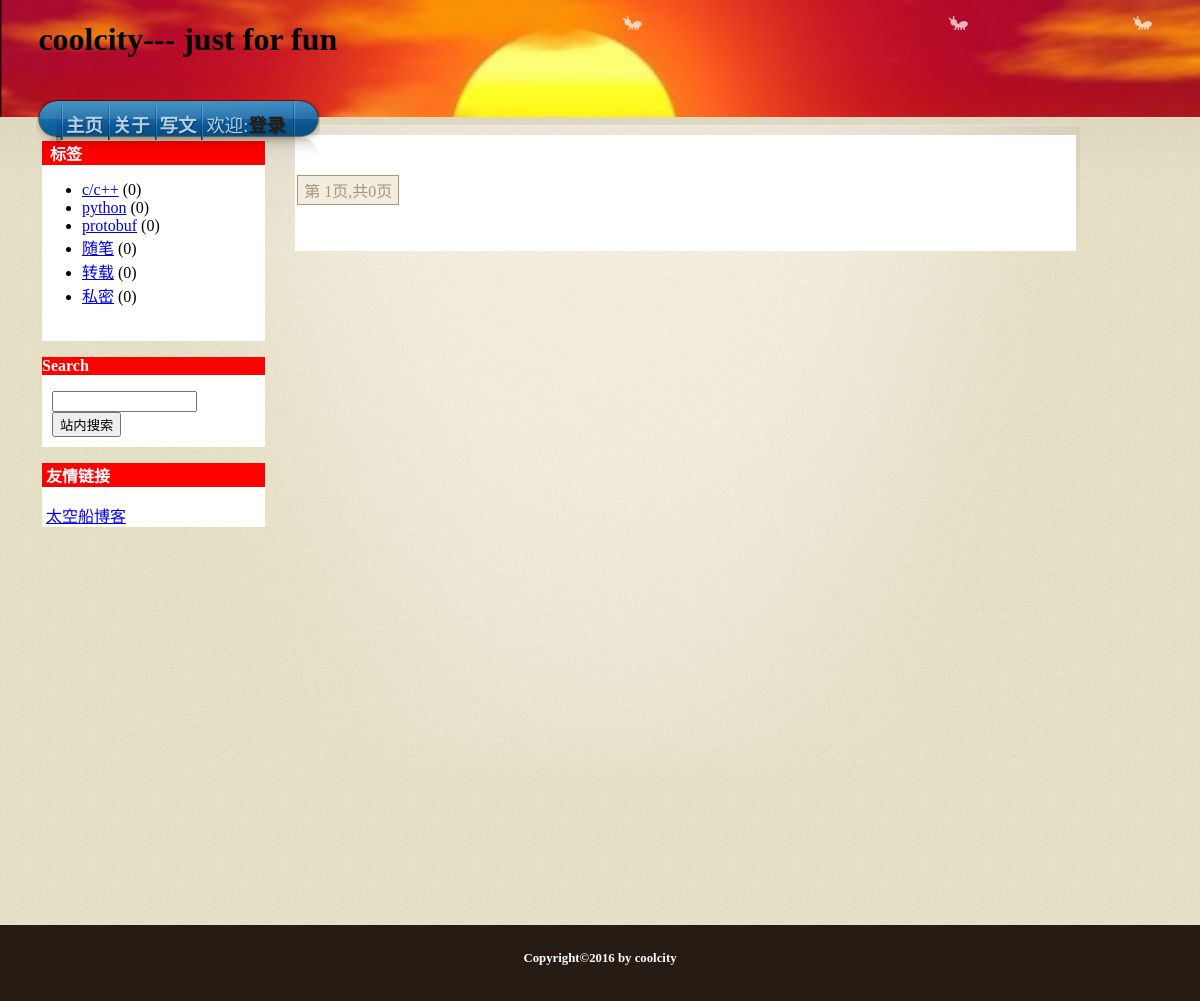
The app's page /CIblog/blog with its own data.
### tables this page shows
create table if not exists tags
(
	id int(11) auto_increment primary key,
	tagname varchar(40) not null
)default charset=utf8;

### CIblog/application/controllers/Blog.php (called while the page is built, shortened)
<?php
class Blog extends CI_Controller {
    public function __construct()
    {
        $this->load->helper('url_helper');
        $this->load->helper('url');
    }
    public function home($page =1)
    {
        $this->load->view('templates/header');
	    $this->articlepages_withcondition(0, $page);
        $this->load->view('templates/footer');
    }
    private function articlepages_withcondition($tagid = 0, $nextpag = 1)
    {
        $this->load->model('news_model');
        $perpage = 10;
        $param = $this->set_param();
        $param["tagid"] = $tagid;
        $param["nextpag"] = $nextpag;
        $param["per"] = $perpage;
        if (empty($_POST["sum"]))
        {
            $rowres = $this->news_model->get_brief_num($tagid, $param["uid"], $param["keyword"]);
            $allsum= $rowres["couid"];
            $data["allpage"] = ceil($allsum/$perpage);
        }
        else
        {
            $data["allpage"] = $_POST["sum"];
        }
        $data['curtag'] = $tagid;
        $data['news'] = $this->news_model->condition_paging($param);
        arsort($data['news']);
        $data["curpage"] = $nextpag;
        $maxid = 0;
        $minid = 0xFFFFFFFF;
        $data["maxid"] = $maxid;
        $data["minid"] = $minid;
        $data["keyword"] = $param["keyword"];
        $this->load->view('templates/main-head');
        $this->LoadLeft($param["keyword"]);
        $this->load->view('pages/artcle_page', $data);
        $this->load->view('templates/main-end');
    }
    private function set_param()
    {
        if (!isset($_SESSION['username']))
        {
            $param["uid"] = "";
        }
        else
        {
            $param["uid"] = $_SESSION['username'];
        }
        if (empty($_POST["maxid"]))
        {
            $maxid = 0;
        }
        else
        {
           $maxid = $_POST["maxid"];
        }
        if (empty($_POST["minid"]))
        {
            $minid = 0;
        }
        else
        {
           $minid = $_POST["minid"];
        }
        if (empty($_POST["lastpage"]))
        {
            $lastpage = 1;
        }
        else
        {
           $lastpage = $_POST["lastpage"];
        }
        if (empty($_POST["keyword"]))
        {
            $keyword = "";
        }
        else
        {
           $keyword = $_POST["keyword"];
        }
        $param["maxid"] = $maxid;
        $param["minid"] = $minid;
        $param["lastpage"] = $lastpage;
        $param["keyword"] = $keyword;
        return $param;
    }
    public function LoadLeft($keyword = "")
    {
        if (!isset($_SESSION['username']))
        {
            $param["uid"] = "";
        }
        else
        {
            $param["uid"] = $_SESSION['username'];
        }
        $data['tags'] = $this->news_model->get_tags($param);
	$data['keyword'] = $keyword;
        $this->load->view('templates/left',$data);
    }
}
?>

### CIblog/index.php (called while the page is built, shortened)
<?php
require_once BASEPATH.'core/CodeIgniter.php';

### CIblog/application/models/News_model.php (called while the page is built, shortened)
<?php
class News_model extends CI_Model {
    public function get_tags($param)
    {
        $userid = $param["uid"];
        $secret_id = $this->get_secret_tag();
        $sql = 'select A.*, count(B.id) as num from tags as A left join articles as B on A.id = B.tagid where IF(`userid` ="'.$userid.'", 1 , ( isnull(tagid) or tagid != '.$secret_id.')) and (isnull(isdel) or isdel=0) group by A.id';
        $query = $this->db->query($sql);
        return $query->result_array();
    }
    public function get_secret_tag()
    {
        $query = $this->db->get_where('tags', array('tagname' => "私密"));
        $secret_id = 0;
        $tags =  $query->result_array();
        if (count($tags))
        {
            $secret_id = $tags[0]["id"];
        }
        return $secret_id;
    }
}
?>

### CIblog/application/views/templates/left.php (the view, shortened to what this page needs)
<div class="main-left">
    <div class="left-tag">
        <p>&nbsp 标签</p>
        <ul>
         <?php foreach ($tags as $tag_item): ?>
            <li> <a href="<?php echo site_url('blog/tag/'.$tag_item['id']); ?>"> <?php echo $tag_item["tagname"] ?></a> (<?php echo $tag_item['num'] ?>)</li>
             <?php endforeach; ?>
        </ul>
        <br>
    </div>
        <div class="left-tag">
        <p>Search</p>
        <form method=post action="blog/searchinside">
        <input id='search' size="15" <?php if ($keyword != "") echo "value=$keyword" ?> name="keyword">
        <input type="submit" value="站内搜索">
        </form>
    </div>
    <div class="left-tag">
        <p>&nbsp;友情链接</p>
        &nbsp;<a href="http://www.boatsky.com/" title="一个有追求的前端工程师">太空船博客</a>
    </div>
</div>

### CIblog/application/views/pages/artcle_page.php (shortened to what this page needs)
            <div class="main-content">
		    <?php
                        echo '<div id="pagenavi" class="navigation">
                        <span class="pages">第 '.$curpage.'页,共'.$allpage.'页</span>
                         ';
                    ?>
            </div>
<br style="clear:both;" />
<br style="clear:both;" />

### resource/basic.css (style rules this page uses)
body { margin:0px; padding:0px; }
.main-left { float:left; width:20%; }
.main-content { float:left; width:70%; margin-left:30px; margin-top:10px; background-color:#ffffff; }
.left-tag { margin-top:10px; background-color:#ffffff; }
.left-tag p { background-color:red; color:#FFFFFF; font-weight:bold; }
.left-tag form { padding-left:10px; padding-bottom:10px; }
#pagenavi { display: block; padding-bottom: 10px; font-size: 100% !important; margin-top:40px; }
#pagenavi span.pages { color: #a9947c !important; display:inline-block; }
.navigation a:hover, { color:#df2e56; text-decoration:underline; font-weight:bold; }
#pagenavi a, #pagenavi span.pages, #pagenavi span.extend { margin: 0 2px; }
#pagenavi a, #pagenavi span.pages, #pagenavi span.extend { padding: 2px 6px 2px 6px !important; border: 1px solid #a9947c !important; background: #f2eedf !important; text-decoration: none; margin: 0 2px; }

### records on screen
tags: tagname "c/c++", num "0", id "1"
tags: tagname "python", num "0"
tags: tagname "protobuf", num "0"
tags: tagname "随笔", num "0"
tags: tagname "转载", num "0"
tags: tagname "私密", num "0"

### other values on screen
$allpage "0"
